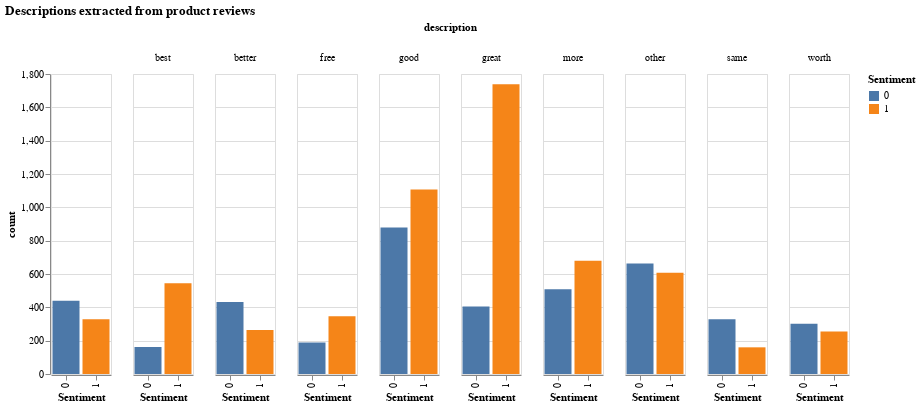

Write notebook code for a chart like this one.
### Code cell
top_descriptions = df['description'].value_counts().head(10).index
temp2 = df[df['description'].isin(top_descriptions)].groupby(['description', 'Sentiment']).size().reset_index(name='count')
alt.Chart(temp2, title='Descriptions extracted from product reviews').mark_bar().encode(
    alt.X('Sentiment:O'),
    alt.Y("count"),
    color='Sentiment:N',
    column='description'
).properties(width=60)

### Figure 1 — Vega-Lite specification as saved in the notebook (floating-point values rounded to 4 significant figures)
{"config": {"view": {"continuousWidth": 400, "continuousHeight": 300}}, "data": {"name": "data-675f74243adeff1cc37df99a9531e7e8"}, "mark": "bar", "encoding": {"color": {"type": "nominal", "field": "Sentiment"}, "column": {"type": "nominal", "field": "description"}, "x": {"type": "ordinal", "field": "Sentiment"}, "y": {"type": "quantitative", "field": "count"}}, "title": "Descriptions extracted from product reviews", "width": 60, "$schema": "https://vega.github.io/schema/vega-lite/v4.8.1.json", "datasets": {"data-675f74243adeff1cc37df99a9531e7e8": [{"description": "", "Sentiment": 0, "count": 440}, {"description": "", "Sentiment": 1, "count": 329}, {"description": "best", "Sentiment": 0, "count": 162}, {"description": "best", "Sentiment": 1, "count": 545}, {"description": "better", "Sentiment": 0, "count": 432}, {"description": "better", "Sentiment": 1, "count": 264}, {"description": "free", "Sentiment": 0, "count": 189}, {"description": "free", "Sentiment": 1, "count": 347}, {"description": "good", "Sentiment": 0, "count": 879}, {"description": "good", "Sentiment": 1, "count": 1107}, {"description": "great", "Sentiment": 0, "count": 405}, {"description": "great", "Sentiment": 1, "count": 1739}, {"description": "more", "Sentiment": 0, "count": 508}, {"description": "more", "Sentiment": 1, "count": 679}, {"description": "other", "Sentiment": 0, "count": 663}, {"description": "other", "Sentiment": 1, "count": 607}, {"description": "same", "Sentiment": 0, "count": 329}, {"description": "same", "Sentiment": 1, "count": 160}, {"description": "worth", "Sentiment": 0, "count": 302}, {"description": "worth", "Sentiment": 1, "count": 255}]}}
